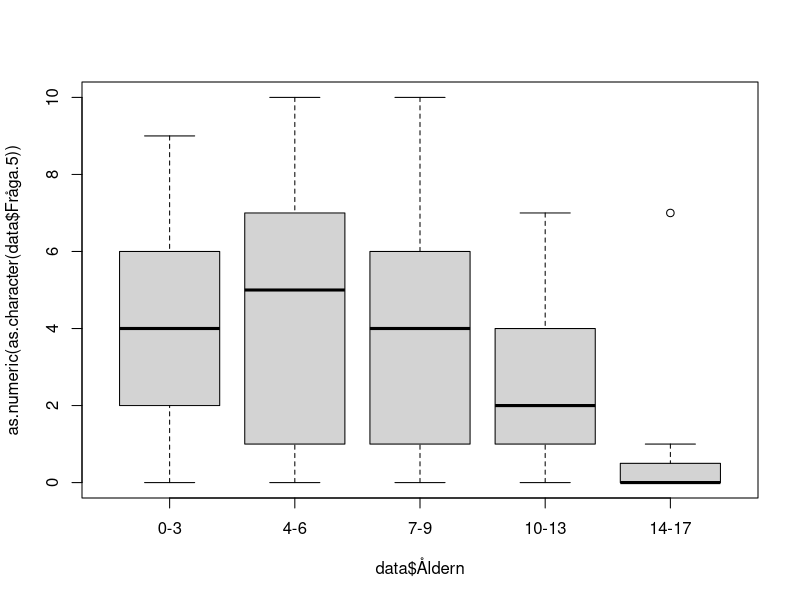
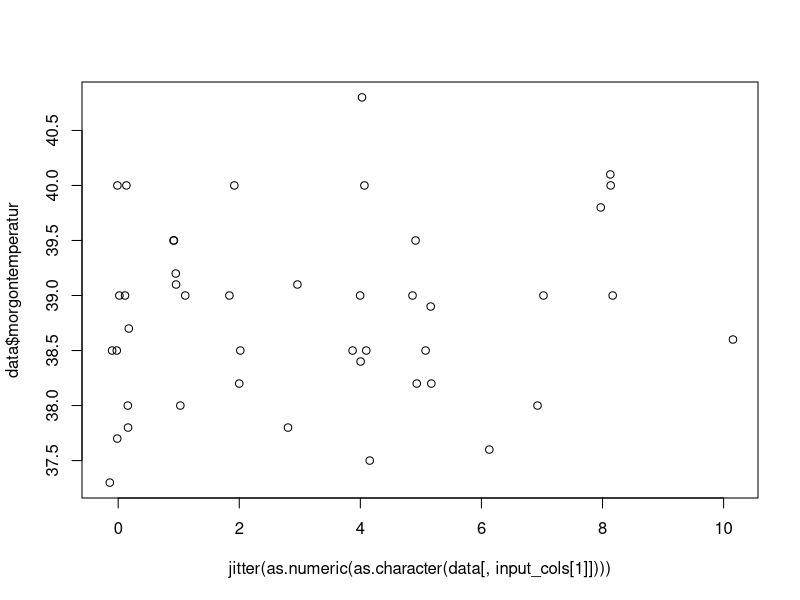

Source code (R) for these figures, in order: (Note: this script raises an error after producing the figures.)
library(stringr)
data <- read.delim('Forschungsarbeit Auswehrtungstabelle 1.csv')
data$Förkylning <- factor(data$Förkylning)
data$Halsont <- factor(data$Halsont)
data$Feber <- factor(data$Feber)
data$Ont.i.öron <- factor(data$Ont.i.öron)
data$UVI <- factor(data$UVI)
data$Hosta <- factor(data$Hosta)
data$Kräkningar <- factor(data$Kräkningar)
data$Diarre <- factor(data$Diarre)
data$Magont <- factor(data$Magont)

data$morgontemperatur <-  as.numeric(str_replace( as.character( data$morgontemperatur), ',','.'))

data$Åldern <- factor( as.character(data$Åldern), levels=c('0-3','4-6','7-9','10-13','14-17' ))

save(data,file="data.RData")

plot( as.numeric(as.character(data$Fråga.5)) ~ data$Åldern)
anova(lm( as.numeric(data$Fråga.5) ~ data$Åldern))$"Pr(>F)"[1]
#[1] 1.06104e-05

input_cols <- c('Fråga.5','Fråga.6','Fråga.7','Fråga..8','Fråga..9','Fråga..10.VAS.CRP','Fråga..10.VAS.strep' )

run_annova <- function( colname ) {

	p.vals1 <- unlist(lapply( input_cols , function(cname) {
		anova(lm( as.numeric(as.character(data[,cname])) ~ data[,colname]))$"Pr(>F)"[1]
	} ))
	
	names(p.vals1) <- input_cols
	p.vals1

}

(p.vals1 <- run_annova('Åldern'))

#            Fråga.5             Fråga.6             Fråga.7            Fråga..8 
#       1.061040e-05        1.089857e-08        2.451278e-01        3.397947e-03 
#           Fråga..9   Fråga..10.VAS.CRP Fråga..10.VAS.strep 
#       1.092852e-07        5.611234e-22        3.930611e-07 

# surprisingly good p values here!

## and the extremely goof p values were an error...

# with the corrected script the p values look more reliable:
# the answe to the question: Does the age of the kids affect the answer to the questions:

#            Fråga.5             Fråga.6             Fråga.7            Fråga..8 
#       1.550308e-04        1.022504e-07        2.451278e-01        3.397947e-03 
#           Fråga..9   Fråga..10.VAS.CRP Fråga..10.VAS.strep 
#       1.092852e-07        8.848871e-05        7.102369e-01


#next what would I like to see?

#visual inspection of the plots like
plot( jitter(as.numeric(as.character(data[,input_cols[1]]))) , data$morgontemperatur)
# did show no effect of the temperature on the questions outcome.

temperature_corr <- NULL
for ( i in 1:length(input_cols)){
	t <- cor.test(as.numeric(as.character(data[,input_cols[i]])) , data$morgontemperatur)
	temperature_corr <- rbind(temperature_corr, c(t$estimate, t$p.value))
}
rownames(temperature_corr) <- input_cols 
colnames(temperature_corr) <- c('pearson rho','p value')

temperature_corr
#                      pearson rho   p value
#Fråga.5              0.1449602126 0.3478091
#Fråga.6              0.0471049719 0.7401870
#Fråga.7              0.0616241503 0.6611327
#Fråga..8             0.0313697722 0.8235475
#Fråga..9             0.0494208433 0.7252697
#Fråga..10.VAS.CRP   -0.0001261715 0.9995441
#Fråga..10.VAS.strep -0.0352295203 0.9283052

(p.vals.kön <- run_annova('kön'))
#            Fråga.5             Fråga.6             Fråga.7            Fråga..8 
#          0.9018953           0.9893636           0.3102917           0.4723559 
#           Fråga..9   Fråga..10.VAS.CRP Fråga..10.VAS.strep 
#          0.8700623           0.4540279           0.7181212

(p.vals.Förkylning <- run_annova('Förkylning'))
#            Fråga.5             Fråga.6             Fråga.7            Fråga..8 
#          0.6633117           0.8820971           0.1282242           0.4538891 
#           Fråga..9   Fråga..10.VAS.CRP Fråga..10.VAS.strep 
#          0.7845322           0.4689488           0.9719658 
(p.vals.Ont.i.öron <- run_annova('Ont.i.öron'))
#            Fråga.5             Fråga.6             Fråga.7            Fråga..8 
#         0.65299100          0.27232017          0.32673439          0.09375773 
#           Fråga..9   Fråga..10.VAS.CRP Fråga..10.VAS.strep 
#         0.90514744          0.12489450          0.46642420 
(p.vals.Hosta <- run_annova('Hosta'))
#            Fråga.5             Fråga.6             Fråga.7            Fråga..8 
#         0.32388528          0.34294922          0.43979613          0.03278197 
#           Fråga..9   Fråga..10.VAS.CRP Fråga..10.VAS.strep 
#         0.55829322          0.42841204          0.97432771 

## In other words - only the age of the child affects the pain results

## for all other questions I need more input.


## Now a pie chart for the 'BesöksUrsak'
data$BesöksUrsak <-  rep( '', nrow(data) )
for ( n in c( 6,7,8,10,11,12,13,14) ) {
	data$BesöksUrsak[which(data[,n] == 1)] <- paste( data$BesöksUrsak[which(data[,n] == 1)], colnames(data)[n])
}


## group that to more useful groups:
data$ManCause <- rep( '', nrow(data) )
oli <- NULL
oli <- c( oli , grep ( 'Hosta', data$BesöksUrsak ) )
oli <- c( oli , grep ( 'Halsont', data$BesöksUrsak ) )
oli <- c( oli , grep ( 'Ont.i.öron', data$BesöksUrsak ) )
oli <- c( oli , grep ( 'Förkylning', data$BesöksUrsak ) )
data$ManCause[unique(oli)] <- 'ÖLI'

data$ManCause[match(' Feber Diarre',data$BesöksUrsak)] <- 'GI'
data$ManCause[match(' Kräkningar Diarre',data$BesöksUrsak)] <- 'GI'
data$ManCause[which(is.na(match(data$BesöksUrsak," Diarre"))==F)] <- 'GI'

table( paste ( data$ManCause, data$BesöksUrsak ) )

data$ManCause[grep('UVI', data$BesöksUrsak )] <- 'UVI'

data$ManCause[which(is.na(match(data$BesöksUrsak," Feber"))==F)] <- 'oklart Feber'

data$ManCause[which(is.na(match(data$BesöksUrsak,"" ))==F)] <- 'ej angivna'

data$ManCause[which(is.na(match(data$ManCause,,"" ))==F)] <-  'ej angivna'


## oh great - the parents know how the kids react.
cor.test( as.numeric(as.character(data$Fråga..9)),  as.numeric(as.character(data$Fråga..10.VAS.CRP)) )

#	Pearson's product-moment correlation

#data:  as.numeric(as.character(data$Fråga..9)) and as.numeric(as.character(data$Fråga..10.VAS.CRP))
#t = 11.417, df = 65, p-value < 2.2e-16
#alternative hypothesis: true correlation is not equal to 0
#95 percent confidence interval:
# 0.7174187 0.8836752
#sample estimates:
#      cor 
#0.8168581 


#partent expect and kids feel the pain
cor.test( as.numeric(as.character(data$Fråga.6)),  as.numeric(as.character(data$Fråga..10.VAS.CRP)) )

#	Pearson's product-moment correlation

#data:  as.numeric(as.character(data$Fråga.6)) and as.numeric(as.character(data$Fråga..10.VAS.CRP))
#t = 7.9075, df = 65, p-value = 4.261e-11
#alternative hypothesis: true correlation is not equal to 0
#95 percent confidence interval:
# 0.5530345 0.8050265
#sample estimates:
#     cor 
#0.700223 

## and the parents see what they expected.
cor.test( as.numeric(as.character(data$Fråga.6)),  as.numeric(as.character(data$Fråga..9)) )

#	Pearson's product-moment correlation

#data:  as.numeric(as.character(data$Fråga.6)) and as.numeric(as.character(data$Fråga..9))
#t = 12.313, df = 152, p-value < 2.2e-16
#alternative hypothesis: true correlation is not equal to 0
#95 percent confidence interval:
# 0.6174964 0.7778674
#sample estimates:
#      cor 
#0.7066437 
#
#Warnmeldung:
#In cor.test(as.numeric(as.character(data$Fråga.6)), as.numeric(as.character(data$Fråga..9))) :
#  NAs durch Umwandlung erzeugt

summary(data$Åldern)/155 *100
#     0-3      4-6      7-9    10-13    14-17 
#38.70968 20.64516 13.54839 16.77419 10.32258 
pie(table(data$Åldern))

data$CRP <- rep('NO',nrow(data))
data$CRP[is.na(match(data$Fråga..10.VAS.CRP, 'na'))==T] <- 'Yes'

CRP <- data[which(data$CRP == 'Yes'),]
(table(paste(as.factor(CRP$CRP), CRP$Åldern)) / nrow(CRP) ) *100

#  Yes 0-3 Yes 10-13 Yes 14-17   Yes 4-6   Yes 7-9 
#43.697479 15.126050  7.563025 19.327731 14.285714 

# Show the numbers for Fråga..10.VAS.CRP for the age
res <- table(data$Åldern, data$Fråga..10.VAS.CRP)
res[ which(res == 0)] = '-'
write.table( res, file="Åldern_vs_Fråga10.VAS.CRP.xls", sep="\t" , quote=F)

#4-6 
mean(c(rep(0,3),rep(10,2),rep(2,5),rep(4,4),rep(5,4),rep(6,3),rep(7,1),rep(8,1)))
#[1] 4.304348
sd(c(rep(0,3),rep(10,2),rep(2,5),rep(4,4),rep(5,4),rep(6,3),rep(7,1),rep(8,1)))
#[1] 2.851392
#7-9
mean(c(rep(0,2),rep(10,1),rep(2,6),rep(3,2),rep(4,5),rep(6,1)))
#[1] 3.176471
sd(c(rep(0,2),rep(10,1),rep(2,6),rep(3,2),rep(4,5),rep(6,1)))
#[1] 2.324739
#10-13
mean(c(rep(0,10),rep(2,4),rep(4,3),rep(5,1)))
#[1] 1.388889
sd(c(rep(0,10),rep(2,4),rep(4,3),rep(5,1)))
#[1] 1.786844
#14-17
mean(c(rep(0,6),rep(2,3)))
#[1] 0.6666667
sd(c(rep(0,6),rep(2,3)))
#[1] 1



res2 <- table(data$Åldern, data$Fråga..9)
res2[ which(res2 == 0)] = '-'

#0-3
 mean(c(rep( 0,9),rep(1,5),rep(2,6),rep(3,7),rep(4,2),rep(5,5),rep(6,5),rep(7,8),rep(9,4),rep(10,2)))
#[1] 4.018868
 sd(c(rep( 0,9),rep(1,5),rep(2,6),rep(3,7),rep(4,2),rep(5,5),rep(6,5),rep(7,8),rep(9,4),rep(10,2)))
#[1] 3.06651
#4-6
mean(c(rep(0,7),rep(1,5),rep(2,4),rep(3,2),rep(4,4),rep(5,2),rep(6,4),rep(8,1),rep(10,3)))
#[1] 3.34375
sd(c(rep(0,7),rep(1,5),rep(2,4),rep(3,2),rep(4,4),rep(5,2),rep(6,4),rep(8,1),rep(10,3)))
#[1] 3.127499
#7-9
 mean(c(rep(0,7),rep(1,1),rep(2,3),rep(3,5),rep(4,2),rep(5,1),rep(6,1),rep(10,1)))
#[1] 2.428571
 sd(c(rep(0,7),rep(1,1),rep(2,3),rep(3,5),rep(4,2),rep(5,1),rep(6,1),rep(10,1)))
#[1] 2.521338
#10-13
mean(c(rep(0,9),rep(1,6),rep(2,4),rep(3,4),rep(4,3)))
#[1] 1.461538
 sd(c(rep(0,9),rep(1,6),rep(2,4),rep(3,4),rep(4,3)))
#[1] 1.420726
#14-17
mean(c(rep(0,11),rep(1,4),rep(3,1)))
#[1] 0.4375
sd (c(rep(0,11),rep(1,4),rep(3,1)))
#[1] 0.813941

res3 <- table(data$Åldern, data$Fråga..10.VAS.strep)
res3[ which(res3 == 0)] = '-'

#4-6
mean(c(rep(0,2),rep(10,1),rep(2,2),rep(4,1),rep(5,1),rep(6,2)))
#[1] 3.888889
sd(c(rep(0,2),rep(10,1),rep(2,2),rep(4,1),rep(5,1),rep(6,2)))
#[1] 3.25747
#7-9
mean(c(rep(0,2),rep(4,1),rep(6,1)))
#[1] 2.5
sd(c(rep(0,2),rep(4,1),rep(6,1)))
#[1] 3
#10-13
mean(c(rep(0,1),rep(1,2),rep(2,2),rep(4,3),rep(5,1),rep(6,1)))
#[1] 2.9
sd(c(rep(0,1),rep(1,2),rep(2,2),rep(4,3),rep(5,1),rep(6,1)))
#[1] 1.969207
#14-17
mean(c(rep(0,5),rep(10,1),rep(2,1),rep(6,1)))
#[1] 2.25
sd(c(rep(0,5),rep(10,1),rep(2,1),rep(6,1)))
#[1] 3.770184


data$CRP = is.na(as.numeric(as.character(data[,28])))==F
data$CRP[which(data[,28] =='x')] = TRUE

data$STREP = is.na(as.numeric(as.character(data[,29])))==F
data$STREP[which(data[,29] =='x')] = TRUE


mean_sd_age <- function(  column, age, crp=T ) {
	if ( crp ) {
		ids <- which(data[,'Åldern'] == age & data[,'CRP'] )
	}else{
		ids <- which(data[,'Åldern'] == age & data[,'STREP'] )
	}
	#browser()
	m = mean( as.numeric(as.character( data[ids,column] )))
	s = sd ( as.numeric(as.character( data[ids,column] )))
	c (m , s)
}

median_mad_age <- function( column, age, crp=T ) {
	if ( crp ) {
		ids <- which(data[,'Åldern'] == age & data[,'CRP'] )
	}else{
		ids <- which(data[,'Åldern'] == age & data[,'STREP'] )
	}
	#browser()
	m = median( as.numeric(as.character( data[ids,column] )))
	s = mad ( as.numeric(as.character( data[ids,column] )))
	c (m , s)
}

result_table <- function (column,  crp=T) {
	t <- NULL
	for ( n in levels(data[,'Åldern']) ) {
		t = rbind(t, median_mad_age ( column, n, crp ))
	}
	colnames(t) <- c( 'median', 'mad' )
	rownames(t) <- levels(data[,'Åldern'])
	t
}


 mean_sd_age( 'Fråga..9', '0-3', crp=T)
#[1] 4.384615 3.132085
 mean_sd_age( 'Fråga..9', '4-6', crp=T)
#[1] 3.130435 3.034714
 mean_sd_age( 'Fråga..9', '7-9', crp=T)
#[1] 2.470588 2.576763
 mean_sd_age( 'Fråga..9', '10-13', crp=T)
#[1] 1.444444 1.423427
 mean_sd_age( 'Fråga..9', '14-17', crp=T)
#[1] 0.3333333 0.5000000
 mean_sd_age( 'Fråga..9', '0-3', crp=F)
#[1] 6.000000 3.316625
 mean_sd_age( 'Fråga..9', '4-6', crp=F)
#[1] 3.888889 3.480102
 mean_sd_age( 'Fråga..9', '7-9', crp=F)
#[1] 2.250000 2.629956
 mean_sd_age( 'Fråga..9', '10-13', crp=F)
#[1] 1.700000 1.567021
 mean_sd_age( 'Fråga..9', '14-17', crp=F)
#[1] 0.500000 1.069045

plot( jitter(as.numeric(as.character(data$Fråga..9)),0.9), jitter( as.numeric(as.character(data$Fråga..10)),0.9))
cor.test( as.numeric(as.character(data$Fråga.6)),  as.numeric(as.character(data$Fråga..10)) )

#	Pearson's product-moment correlation

#data:  as.numeric(as.character(data$Fråga.6)) and as.numeric(as.character(data$Fråga..10))
#t = 7.5671, df = 93, p-value = 2.692e-11
#alternative hypothesis: true correlation is not equal to 0
#95 percent confidence interval:
# 0.4748496 0.7282514
#sample estimates:
#     cor 
#0.617314 


cor.test( as.numeric(as.character(data$Fråga..9)),  as.numeric(as.character(data$Fråga..10)) )

#	Pearson's product-moment correlation

#data:  as.numeric(as.character(data$Fråga..9)) and as.numeric(as.character(data$Fråga..10))
#t = 11.998, df = 93, p-value < 2.2e-16
#alternative hypothesis: true correlation is not equal to 0
#95 percent confidence interval:
# 0.6855800 0.8477917
#sample estimates:
#      cor 
#0.7794266 
#
#Warnmeldung:
#In cor.test.default(as.numeric(as.character(data$Fråga..9)), as.numeric(as.character(data#$Fråga..10))) :
#  NAs durch Umwandlung erzeugt

plot( as.numeric(as.character(data$Fråga..9[which(data$CRP)])) ~ data$Åldern[which(data$CRP)])
plot( as.numeric(as.character(data$Fråga..9[which(data$STREP)])) ~ data$Åldern[which(data$STREP)])

plot( as.numeric(as.character(data$Fråga..10[which(data$CRP)])) ~ data$Åldern[which(data$CRP)])
plot( as.numeric(as.character(data$Fråga..10[which(data$STREP)])) ~ data$Åldern[which(data$STREP)])


#t.test( as.numeric(as.character(data$kön
id_f =which(data$kön == 'f' & data$Åldern != '10-13')
id_p =which(data$kön == 'p' & data$Åldern != '10-13')

t.test( as.numeric(as.character(data$Fråga..10[id_f])), as.numeric(as.character(data$Fråga..10[id_p])))


#	Welch Two Sample t-test

#data:  as.numeric(as.character(data$Fråga..10[id_f])) and as.numeric(as.character(data$Fråga..10[id_p]))
#t = 0.22983, df = 39.934, p-value = 0.8194
#alternative hypothesis: true difference in means is not equal to 0
#95 percent confidence interval:
# -1.366913  1.717668
#sample estimates:
#mean of x mean of y 
# 3.365854  3.190476 

#Warnmeldungen:
#1: In t.test(as.numeric(as.character(data$Fråga..10[id_f])), as.numeric(as.character(data$Fråga..10[id_p]))) :
#  NAs durch Umwandlung erzeugt
#2: In t.test.default(as.numeric(as.character(data$Fråga..10[id_f])),  :
#  NAs durch Umwandlung erzeugt


plot( as.numeric(as.character(data$Fråga..9)) ~ data$tidigare_provatgning, 
	ylab="Fråga 9",xlab="tidigare provtagning")

plot( as.numeric(as.character(data$Fråga..10)) ~ data$tidigare_provatgning, 
	ylab="Fråga 10",xlab="tidigare provtagning")

##2017_08_30

cor.test( as.numeric(as.character(data$Fråga.7)) , as.numeric(as.character(data$Fråga..9)))


#	Pearson's product-moment correlation

#data:  as.numeric(as.character(data$Fråga.7)) and as.numeric(as.character(data$Fråga..9))
#t = -0.53347, df = 153, p-value = 0.5945
#alternative hypothesis: true correlation is not equal to 0
#95 percent confidence interval:
# -0.1993821  0.1153435
#sample estimates:
#        cor 
#-0.04308823 

cor.test( as.numeric(as.character(data$Fråga.7)) , as.numeric(as.character(data$Fråga..10)))

#	Pearson's product-moment correlation

#data:  as.numeric(as.character(data$Fråga.7)) and as.numeric(as.character(data$Fråga..10))
#t = -0.3933, df = 93, p-value = 0.695
#alternative hypothesis: true correlation is not equal to 0
#95 percent confidence interval:
# -0.2403184  0.1621254
#sample estimates:
#        cor 
#-0.04074907 


cor.test( as.numeric(as.character(data$Fråga.6)) , as.numeric(as.character(data$Fråga..10)))

#	Pearson's product-moment correlation

#data:  as.numeric(as.character(data$Fråga.6)) and as.numeric(as.character(data$Fråga..10))
#t = 7.5671, df = 93, p-value = 2.692e-11
#alternative hypothesis: true correlation is not equal to 0
#95 percent confidence interval:
# 0.4748496 0.7282514
#sample estimates:
#     cor 
#0.617314 


cor.test( as.numeric(as.character(data$Fråga..9)) , as.numeric(as.character(data$Fråga..10)))

#	Pearson's product-moment correlation

#data:  as.numeric(as.character(data$Fråga..9)) and as.numeric(as.character(data$Fråga..10))
#t = 11.998, df = 93, p-value < 2.2e-16
#alternative hypothesis: true correlation is not equal to 0
#95 percent confidence interval:
# 0.6855800 0.8477917
#sample estimates:
#      cor 
#0.7794266 

plot( jitter(as.numeric(as.character(data$Fråga..9))) , jitter(as.numeric(as.character(data$Fråga..10))))

#And now the pupulation analysis...

summary(data)

#    Enkätnr        Åldern   kön     Antal.barn.i.familjen Mama.papa.närstående
# Min.   :  1.0   0-3  :60   f :87   1 :20                 m :103              
# 1st Qu.: 39.5   4-6  :32   na:13   2 :47                 mp:  4              
# Median : 78.0   7-9  :21   p :55   3 :17                 n :  5              
# Mean   : 78.0   10-13:26           4 : 1                 na:  4              
# 3rd Qu.:116.5   14-17:16           5 : 1                 p : 39              
# Max.   :155.0                      na:69                                     
                                                                              
# Förkylning Halsont Feber  morgontemperatur Ont.i.öron UVI     Hosta 
# 0:90       0:98    0:74   Min.   :37.30    0:140      0:150   0:96  
# 1:65       1:57    1:81   1st Qu.:38.20    1: 15      1:  5   1:59  
#                           Median :39.00                             
#                           Mean   :38.82                             
#                           3rd Qu.:39.50                             
#                           Max.   :40.80                             
#                           NA's   :102                               
# Kräkningar Diarre  Magont  Fråga.2a..J.N Fråga.2b.J.N
# 0:153      0:150   0:133   j:132         j :89       
# 1:  2      1:  5   1: 22   n: 23         n :56       
#                                          na:10       
                                                      
                                                      
                                                      
                                                      
# Fråga.3...1.schlechter..0.unverändert...1.besser. Fråga.4a.N.J Fråga.4a..Antal
# 0 :77                                             j :117       na     :105    
# 1 :24                                             n : 25       3      : 12    
# -1:53                                             na: 13       2      : 10    
# na: 1                                                          1      :  8    
#                                                                5      :  8    
#                                                                10     :  4    
#                                                                (Other):  8    
# Fråga.4bN.J   X4b.Antal      Fråga.5      Fråga.6      Fråga.7      
# j :97       na     :113   0      :31   0      :29   Min.   : 0.000  
# n :30       1      : 17   na     :18   5      :22   1st Qu.: 0.000  
# na:28       2      :  9   1      :16   1      :19   Median : 1.000  
#             3      :  6   5      :16   3      :19   Mean   : 2.206  
#             4      :  3   2      :14   4      :15   3rd Qu.: 3.000  
#             5      :  3   3      :14   2      :13   Max.   :10.000  
#             (Other):  4   (Other):46   (Other):38                   
#    Fråga..8         Fråga..9      Fråga..10.VAS.CRP Fråga..10.VAS.strep
# Min.   : 0.000   Min.   : 0.000   x      :52        na     :113        
# 1st Qu.: 0.000   1st Qu.: 0.000   na     :36        x      : 11        
# Median : 1.000   Median : 2.000   0      :21        0      : 10        
# Mean   : 2.219   Mean   : 3.045   2      :18        2      :  5        
# 3rd Qu.: 4.000   3rd Qu.: 5.000   4      :12        4      :  5        
# Max.   :10.000   Max.   :10.000   5      : 5        6      :  5        
#                                   (Other):11        (Other):  6        
#    CRP            STREP           Fråga..10  tidigare_provatgning
# Mode :logical   Mode :logical   x      :60   no : 22             
# FALSE:36        FALSE:113       0      :30   yes:133             
# TRUE :119       TRUE :42        2      :22                       
# NA's :0         NA's :0         4      :16                       
#                                 6      : 9                       
#                                 5      : 7                       
#                                 (Other):11                       
# tidigare_provatgning_binary
# Mode :logical              
# FALSE:22                   
# TRUE :133                  
# NA's :0       

## drop the double tested childreen:
data2 <- data[-which(data$STREP & data$CRP),]
cor.test( as.numeric(as.character(data2$Fråga..9)) , as.numeric(as.character(data2$Fråga..10)))

#	Pearson's product-moment correlation

#data:  as.numeric(as.character(data2$Fråga..9)) and as.numeric(as.character(data2$Fråga..10))
#t = 12.254, df = 90, p-value < 2.2e-16
#alternative hypothesis: true correlation is not equal to 0
#95 percent confidence interval:
# 0.6991314 0.8567807
#sample estimates:
#     cor 
#0.790722 

#Warnmeldung:
#In cor.test.default(as.numeric(as.character(data2$Fråga..9)), as.numeric(as.character(data2$Fråga..10))) :
#  NAs durch Umwandlung erzeugt

# If anything the data gets better - so we do not really care aboput that.


round(table(data$Åldern) / sum(table(data$Åldern)) * 100 ,1)
#  0-3   4-6   7-9 10-13 14-17 
# 38.7  20.6  13.5  16.8  10.3 

pdf( file="Age_pie.pdf", width=6, height=6)
pie(x=table(data$Åldern), clockwise=T, col=rainbow(5))
dev.off()

table(data$Fråga.2a..J.N) / 155 * 100
#       j        n 
#85.16129 14.83871

apply( data[,c('Kräkningar','Diarre','Magont')],1, function (x) sum(as.numeric(as.character(x))))

data$illnes = ''

for (n in colnames(data)[c(6,7,8,10,11,12,13,14,15)]){
	ids = which(data[,n] == 1)
	data$illnes[ids] = paste( data$illnes[ids], n)
}


## day 2017-08-31
## kids in the family - any influence on pain?
only_1 <- which(as.numeric(as.character(data$Antal.barn.i.familjen)) == 1 )
more_than_1 <- which(as.numeric(as.character(data$Antal.barn.i.familjen)) > 1 )

boxplot( as.numeric(as.character(data$Fråga..9))[only_1], as.numeric(as.character(data$Fråga..9))[more_than_1])

 t.test( as.numeric(as.character(data$Fråga..9))[only_1], as.numeric(as.character(data$Fråga..9))[more_than_1])

#	Welch Two Sample t-test

#data:  as.numeric(as.character(data$Fråga..9))[only_1] and as.numeric(as.character(data$Fråga..9))#[more_than_1]
#t = 1.2734, df = 29.317, p-value = 0.2129
#alternative hypothesis: true difference in means is not equal to 0
#95 percent confidence interval:
# -0.598901  2.577689
#sample estimates:
#mean of x mean of y 
# 3.550000  2.560606 

wilcox.test( as.numeric(as.character(data$Fråga..9))[only_1], as.numeric(as.character(data$Fråga..9))[more_than_1])

#	Wilcoxon rank sum test with continuity correction

#data:  as.numeric(as.character(data$Fråga..9))[only_1] and as.numeric(as.character(data$Fråga..9))[more_than_1]
#W = 779.5, p-value = 0.2127
#alternative hypothesis: true location shift is not equal to 0

boxplot( as.numeric(as.character(data$Fråga..10))[only_1], as.numeric(as.character(data$Fråga..10))[more_than_1])

t.test( as.numeric(as.character(data$Fråga..10))[only_1], as.numeric(as.character(data$Fråga..10))[more_than_1])

#	Welch Two Sample t-test

#data:  as.numeric(as.character(data$Fråga..10))[only_1] and as.numeric(as.character(data#$Fråga..10))[more_than_1]
#t = 0.2117, df = 11.975, p-value = 0.8359
#alternative hypothesis: true difference in means is not equal to 0
#95 percent confidence interval:
# -1.897599  2.305932
#sample estimates:
#mean of x mean of y 
# 2.600000  2.395833 

wilcox.test( as.numeric(as.character(data$Fråga..10))[only_1], as.numeric(as.character(data$Fråga..10))[more_than_1])

#	Wilcoxon rank sum test with continuity correction

#data:  as.numeric(as.character(data$Fråga..10))[only_1] and as.numeric(as.character(data$Fråga..10))[more_than_1]
#W = 244.5, p-value = 0.9321
#alternative hypothesis: true location shift is not equal to 0

two_group <- function ( data1, data2 ) {
	d <- vector('numeric', 1000)
        s <- vector('numeric', 1000)
	for ( i in 1:1000 ) {
		t <- wilcox.test( jitter(data1), jitter(data2) )
		d[i] <- t$p.value
		s[i] <- t$statistic
	}
	list( mean.p.value =mean (d), mean.statistics=mean(s))
}

two_group( as.numeric(as.character(data$Fråga..9))[only_1], as.numeric(as.character(data$Fråga..9))[more_than_1])
#$mean.p.value
#[1] 0.2321051

#$mean.statistics
#[1] 779.902


two_group( as.numeric(as.character(data$Fråga..10))[only_1], as.numeric(as.character(data$Fråga..10))[more_than_1] )
#$mean.p.value
#[1] 0.7956872

#$mean.statistics
#[1] 244.338


mean_cor_test <- function (colA, colB,  method="pearson" ) {
	d <- vector('numeric', 1000)
	r <- vector('numeric', 1000)
	for ( i in 1:1000 ) {
		t  <- cor.test( 
			jitter(as.numeric(as.character(data[, colA]))), 
			jitter(as.numeric(as.character(data[, colB]))),
			method=method
		)
		d[i] <- t$p.value
		r[i] <- t$estimate
	}
	list( mean.p.value =mean (d), mean.estimate=mean(r))
}

mean_cor_test( 'Fråga..8', 'Fråga..10')
#$mean.p.value
#[1] 1.435407e-12

#$mean.estimate
#[1] 0.6477754

#Es gab 50 oder mehr Warnungen (Anzeige der ersten 50 mit warnings())
mean_cor_test( 'Fråga..8', 'Fråga..9')
#$mean.p.value
#[1] 1.582381e-12
#
#$mean.estimate
#[1] 0.5292124


 mean_cor_test( 'Fråga..8', 'Fråga..9', 'spearman')
#$mean.p.value
#[1] 1.126521e-08

#$mean.estimate
#[1] 0.4704633

 mean_cor_test( 'Fråga..8', 'Fråga..10', 'spearman')
#$mean.p.value
#[1] 1.464139e-08

#$mean.estimate
#[1] 0.5748656

#Es gab 50 oder mehr Warnungen (Anzeige der ersten 50 mit warnings())

t = read.delim('all_data.csv', sep=';') # manually changed diagnos
DIAGNOS <- as.character(t[,36])
data$Diagnos = factor( str_replace(DIAGNOS, "^ ", "" ), levels=c("GI", "Isolerad feber", "Luftvägssymtom", "Luftvägssymtom+UVI", "UVI" ))


round(table(data$Diagnos) / sum( table(data$Diagnos) ) * 100,1)

#                GI     Isolerad feber     Luftvägssymtom Luftvägssymtom+UVI 
#              10.1               10.1               75.8                1.3 
#               UVI 
#               2.7 



# 2017-09-01

# Könsfördelningen + Diagram i Åldersgruppen


Plot = function (p, file ) {
	pdf(file=paste("../figures/",file,'.pdf',sep=''), width=4, height=4)
	print(p)
	dev.off()
	png(file=paste("../figures/",file,'.png',sep=''), width=600, height=600)
	print(p)
	dev.off()
}


data$data.9 <- as.numeric(as.character(data$Fråga..9))
data$data.10 <- as.numeric(as.character(data$Fråga..10))

data$tidigare_provtagning = FALSE
data$tidigare_provtagning[unique(c(
	which(data$Fråga.4a.N.J=='j'),
	which(data$Fråga.4bN.J=='j')
	))] = TRUE

CRP <- data[which(data$CRP),]
STREP <- data[which(data$STREP),]


library(reshape2)

ag <- table(data$kön , data$Åldern)
ag <- ag[-2,]
ag_melted = melt(ag)
colnames(ag_melted) <- c('kön', 'Ålder','value')

pl = ggplot(data=ag_melted, 
	aes (x=ag_melted$'Ålder', y=ag_melted$'value', fill=ag_melted$'kön')
     ) +
geom_bar(stat="identity", color="black", position=position_dodge())+
theme_minimal()
pl = pl + xlab('Ålder') + ylab('patient [n]') + labs(fill = "Kön")
	
Plot( pl, 'Åldersfördelning_kön')

write.table(ag_melted, file="../tables/Åldersfördelning_kön.xls", sep="\t", quote=F,row.names=F)


## Åldersfördelning_ tidigare provtagning

ta <- table(data$tidigare_provtagning , data$Åldern)

write.table(ta, file="tables/provtagning_age.tab", sep="\t",quote=F)
d <- read.delim("tables/provtagning_age.tab")
colnames(d) <- colnames(ta)
d = rbind(d, d[1,] / ( d[1,] +d[2,]) *100)
d = rbind(d, d[2,] / ( d[1,] +d[2,]) *100)

rownames(d) <- c('No','Yes', 'No [%]', 'Yes [%]' )

d = cbind( measure=rownames(d), d)


ta_melted = melt(d[4:3,])
ta_melted[,1] <- factor( as.character(ta_melted[,1]), levels=c('Yes [%]','No [%]'))

colnames(ta_melted) <- c( 'tidigare_provtagning', 'Ålder', 'value')

pl = ggplot(data=ta_melted, 
	aes (x=Ålder, y=value, fill=tidigare_provtagning)
     ) +
geom_bar(stat="identity", color="black", position=position_dodge())+
#geom_bar(stat="identity", color="black")+
theme_minimal()
pl = pl + xlab('Ålder') + ylab('patient [%]') + labs(fill = "tidigare provtagning")
#pl = pl + scale_fill_manual(values=c('green','lightgray'))

Plot(pl, 'Åldersfördelning_tidigare provtagning')

write.table(ta_melted, file="../tables/Åldersfördelning_tidigare provtagning.xls", sep="\t", quote=F,row.names=F)


#Total %
summary(data$tidigare_provtagning)
#   Mode   FALSE    TRUE    NA's 
#logical      22     133       0 

133/ (133+22) *100
#[1] 85.80645


# Diagramm boxplot Fråga..9 and Fråga..10 STREP, CRP and all



Plot(ggplot(data, aes( Åldern, data.9 )) +geom_boxplot() +ylab('') +
	scale_y_continuous(breaks=c(0,2,4,6,8, 10)),
	'Question_9_all' )


Plot(ggplot(CRP, aes( Åldern, data.9 )) +geom_boxplot() +ylab('')+
	scale_y_continuous(breaks=c(0,2,4,6,8, 10)),
	'Question_9_CRP' )

Plot(ggplot(STREP, aes( Åldern, data.9 )) +geom_boxplot() +ylab('')+
	scale_y_continuous(breaks=c(0,2,4,6,8, 10)),
	'Question_9_STREP' )


## question 10

Plot(ggplot(data, aes( Åldern, data.10 )) +geom_boxplot(na.rm = TRUE) +ylab('')+
	scale_y_continuous(breaks=c(0,2,4,6,8, 10)),
	'Question_10_all' )


Plot(ggplot(CRP, aes( Åldern, data.10 )) +geom_boxplot() +ylab('')+
	scale_y_continuous(breaks=c(0,2,4,6,8, 10)),
	'Question_10_CRP' )

Plot(ggplot(STREP, aes( Åldern, data.10 )) +geom_boxplot() +ylab('')+
	scale_y_continuous(breaks=c(0,2,4,6,8, 10)),
	'Question_10_STREP' )


## question 8

Plot(ggplot(data, aes( Åldern, Fråga..8 )) +geom_boxplot(na.rm = TRUE) +ylab('')+
	scale_y_continuous(breaks=c(0,2,4,6,8, 10)),
	'Question_8_all' )


Plot(ggplot(CRP, aes( Åldern, Fråga..8 )) +geom_boxplot() +ylab('')+
	scale_y_continuous(breaks=c(0,2,4,6,8, 10)),
	'Question_8_CRP' )

Plot(ggplot(STREP, aes( Åldern, Fråga..8 )) +geom_boxplot() +ylab('')+
	scale_y_continuous(breaks=c(0,2,4,6,8, 10)),
	'Question_8_STREP' )


## sum up all statistics that have been run and should/could end up in the final document


mean_cor_test <- function (colA, colB,  method="pearson" ) {
	d <- vector('numeric', 1000)
	r <- vector('numeric', 1000)
	#plot one
	data1 <- as.numeric(as.character(data[, colA]))
	data2 <- as.numeric(as.character(data[, colB]))
	d <- cbind( x=jitter(data1), y=jitter(data2))
	d <- d[-unique(sort (c(which( is.na(d[,1])),which( is.na(d[,2])) ))),]
	p <- ggplot(data.frame(d), aes(x=x,y=y) ) + geom_point()
	p <- p + xlab(colA) + ylab(colB)

	fn = str_replace_all(make.names( paste("correlation", make.names(c(colA, colB)), collapse=" ")), "\\.+","_")
	Plot( p,  fn )

	for ( i in 1:1000 ) {
		t  <- cor.test( 
			jitter(data1), 
			jitter(data2),
			method=method
		)
		d[i] <- t$p.value
		r[i] <- t$estimate
	}
	list( test=paste(method, 'n=1000'), comparing = paste( colA, colB, sep=" vs. "), mean.p.value =mean (d), mean.estimate=mean(r), mean.statistics="only two group comparisons", figure=fn)
}

two_group <- function ( data1, data2, colA, colB ) {
	d <- vector('numeric', 1000)
        s <- vector('numeric', 1000)
	## plot one
	d <- t(data.frame(lapply( data1, function(x) { c( colA, x) } ) ))
	d <- rbind(d, t(data.frame(lapply( data2, function(x) { c( colB, x) } ) )) )
	d[,2] <- as.numeric(as.character(d[,2]))
	rownames(d) <- 1:nrow(d)
	colnames(d) <- c( 'variable', 'value')
	d <- data.frame(d)
	d[,2]<- as.numeric(as.character(d[,2]))
	p <- ggplot(d , aes( variable, value)) +geom_boxplot()
	p <- p + xlab('') + ylab('')

	fn = str_replace_all(make.names( paste("wilcox.test", make.names(c(colA, colB)), collapse=" ")), "\\.+","_")
	Plot( p,  fn )

	for ( i in 1:1000 ) {
		t <- wilcox.test( jitter(data1), jitter(data2) )
		d[i] <- t$p.value
		s[i] <- t$statistic
	}
	list(test='wilcox.test n=1000', comparing = paste( colA, colB, sep=" vs. "),  mean.p.value =mean (d),mean.estimate="Only correlations", mean.statistics=mean(s), figure=fn)
}

library(ggplot2)
library(reshape2)
library(stringr)

stat_results = NULL

stat_results = rbind( stat_results, mean_cor_test('Fråga.6', 'Fråga..9', 'spearman') )
stat_results = rbind( stat_results,mean_cor_test('Fråga.6', 'Fråga..10.VAS.CRP', 'spearman') )
stat_results = rbind( stat_results,mean_cor_test('Fråga.6', 'Fråga..10.VAS.strep', 'spearman') )
stat_results = rbind( stat_results,mean_cor_test('Fråga.6', 'Fråga..10', 'spearman') )

stat_results = rbind( stat_results,mean_cor_test('Fråga.7', 'Fråga..9', 'spearman') )
stat_results = rbind( stat_results,mean_cor_test('Fråga.7', 'Fråga..10.VAS.CRP', 'spearman') )
stat_results = rbind( stat_results,mean_cor_test('Fråga.7', 'Fråga..10.VAS.strep', 'spearman') )
stat_results = rbind( stat_results,mean_cor_test('Fråga.7', 'Fråga..10', 'spearman') )

stat_results = rbind( stat_results,mean_cor_test('Fråga..8', 'Fråga..9', 'spearman') )
stat_results = rbind( stat_results,mean_cor_test('Fråga..8', 'Fråga..10.VAS.CRP', 'spearman') )
stat_results = rbind( stat_results,mean_cor_test('Fråga..8', 'Fråga..10.VAS.strep', 'spearman') )
stat_results = rbind( stat_results,mean_cor_test('Fråga..8', 'Fråga..10', 'spearman') )

stat_results = rbind( stat_results,mean_cor_test( 'Fråga..9', 'Fråga..10.VAS.CRP', 'spearman') )
stat_results = rbind( stat_results,mean_cor_test( 'Fråga..9', 'Fråga..10.VAS.strep', 'spearman') )
stat_results = rbind( stat_results,mean_cor_test('Fråga..9', 'Fråga..10', 'spearman') )


stat_results = rbind( stat_results,
	two_group( as.numeric(as.character(data$Fråga..9))[only_1], 
		as.numeric(as.character(data$Fråga..9))[more_than_1],
		'Fråga 9 Antal barn i familien = 1',
		'Fråga 9 Antal barn i familien > 1'
	)
)

stat_results = rbind( stat_results,
	two_group( as.numeric(as.character(data$Fråga..10))[only_1], 
		as.numeric(as.character(data$Fråga..10))[more_than_1],
		'Fråga 10 Antal barn i familien = 1',
		'Fråga 10 Antal barn i familien > 1'
	)
) 

id_f =which(data$kön == 'f' & data$Åldern != '10-13')
id_p =which(data$kön == 'p' & data$Åldern != '10-13')

stat_results = rbind( stat_results, 
	two_group( 
		as.numeric(as.character(data$Fråga..10[id_f])), 
		as.numeric(as.character(data$Fråga..10[id_p])),
		'Fråga 10 flickor',
		'Fraga 10 pojkar'
	)
)


write.table( stat_results, file='../tables/AllStatResults.xls', row.names=F, quote=F, sep='\t')
